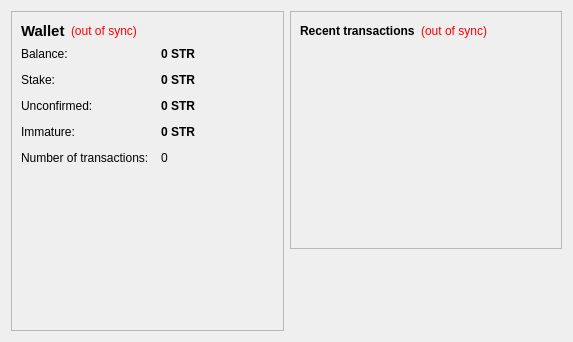
<?xml version="1.0" encoding="UTF-8"?>
<ui version="4.0">
 <class>OverviewPage</class>
 <widget class="QWidget" name="OverviewPage">
  <property name="geometry">
   <rect>
    <x>0</x>
    <y>0</y>
    <width>573</width>
    <height>342</height>
   </rect>
  </property>
  <property name="windowTitle">
   <string>Form</string>
  </property>
  <layout class="QHBoxLayout" name="horizontalLayout" stretch="1,1">
   <item>
    <layout class="QVBoxLayout" name="verticalLayout_2">
     <item>
      <widget class="QFrame" name="frame">
       <property name="frameShape">
        <enum>QFrame::StyledPanel</enum>
       </property>
       <property name="frameShadow">
        <enum>QFrame::Raised</enum>
       </property>
       <layout class="QVBoxLayout" name="verticalLayout_4">
        <item>
         <layout class="QHBoxLayout" name="horizontalLayout_4">
          <item>
           <widget class="QLabel" name="label_5">
            <property name="font">
             <font>
              <pointsize>11</pointsize>
              <weight>75</weight>
              <bold>true</bold>
             </font>
            </property>
            <property name="text">
             <string>Wallet</string>
            </property>
           </widget>
          </item>
          <item>
           <widget class="QLabel" name="labelWalletStatus">
            <property name="toolTip">
             <string>The displayed information may be out of date. Your wallet automatically synchronizes with the SafeSeafood network after a connection is established, but this process has not completed yet.</string>
            </property>
            <property name="styleSheet">
             <string notr="true">QLabel { color: red; }</string>
            </property>
            <property name="text">
             <string notr="true">(out of sync)</string>
            </property>
            <property name="alignment">
             <set>Qt::AlignLeading|Qt::AlignLeft|Qt::AlignVCenter</set>
            </property>
           </widget>
          </item>
          <item>
           <spacer name="horizontalSpacer_2">
            <property name="orientation">
             <enum>Qt::Horizontal</enum>
            </property>
            <property name="sizeHint" stdset="0">
             <size>
              <width>40</width>
              <height>20</height>
             </size>
            </property>
           </spacer>
          </item>
         </layout>
        </item>
        <item>
         <layout class="QFormLayout" name="formLayout_2">
          <property name="fieldGrowthPolicy">
           <enum>QFormLayout::AllNonFixedFieldsGrow</enum>
          </property>
          <property name="horizontalSpacing">
           <number>12</number>
          </property>
          <property name="verticalSpacing">
           <number>12</number>
          </property>
          <item row="0" column="0">
           <widget class="QLabel" name="label">
            <property name="text">
             <string>Balance:</string>
            </property>
           </widget>
          </item>
          <item row="0" column="1">
           <widget class="QLabel" name="labelBalance">
            <property name="font">
             <font>
              <weight>75</weight>
              <bold>true</bold>
             </font>
            </property>
            <property name="cursor">
             <cursorShape>IBeamCursor</cursorShape>
            </property>
            <property name="toolTip">
             <string>Your current balance</string>
            </property>
            <property name="text">
             <string notr="true">0 STR</string>
            </property>
            <property name="textInteractionFlags">
             <set>Qt::LinksAccessibleByMouse|Qt::TextSelectableByKeyboard|Qt::TextSelectableByMouse</set>
            </property>
           </widget>
          </item>
          <item row="1" column="0">
           <widget class="QLabel" name="label_6">
            <property name="text">
             <string>Stake:</string>
            </property>
           </widget>
          </item>
          <item row="1" column="1">
           <widget class="QLabel" name="labelStake">
            <property name="font">
             <font>
              <weight>75</weight>
              <bold>true</bold>
             </font>
            </property>
            <property name="cursor">
             <cursorShape>IBeamCursor</cursorShape>
            </property>
            <property name="toolTip">
             <string>Total of coins that was staked, and do not yet count toward the current balance</string>
            </property>
            <property name="text">
             <string notr="true">0 STR</string>
            </property>
            <property name="textInteractionFlags">
             <set>Qt::LinksAccessibleByMouse|Qt::TextSelectableByKeyboard|Qt::TextSelectableByMouse</set>
            </property>
           </widget>
          </item>
          <item row="2" column="0">
           <widget class="QLabel" name="label_3">
            <property name="text">
             <string>Unconfirmed:</string>
            </property>
           </widget>
          </item>
          <item row="2" column="1">
           <widget class="QLabel" name="labelUnconfirmed">
            <property name="font">
             <font>
              <weight>75</weight>
              <bold>true</bold>
             </font>
            </property>
            <property name="cursor">
             <cursorShape>IBeamCursor</cursorShape>
            </property>
            <property name="toolTip">
             <string>Total of transactions that have yet to be confirmed, and do not yet count toward the current balance</string>
            </property>
            <property name="text">
             <string notr="true">0 STR</string>
            </property>
            <property name="textInteractionFlags">
             <set>Qt::LinksAccessibleByMouse|Qt::TextSelectableByKeyboard|Qt::TextSelectableByMouse</set>
            </property>
           </widget>
          </item>
          <item row="3" column="0">
           <widget class="QLabel" name="labelImmatureText">
            <property name="text">
             <string>Immature:</string>
            </property>
           </widget>
          </item>
          <item row="3" column="1">
           <widget class="QLabel" name="labelImmature">
            <property name="font">
             <font>
              <weight>75</weight>
              <bold>true</bold>
             </font>
            </property>
            <property name="toolTip">
             <string>Mined balance that has not yet matured</string>
            </property>
            <property name="text">
             <string notr="true">0 STR</string>
            </property>
            <property name="textInteractionFlags">
             <set>Qt::LinksAccessibleByMouse|Qt::TextSelectableByKeyboard|Qt::TextSelectableByMouse</set>
            </property>
           </widget>
          </item>
          <item row="4" column="0">
           <widget class="QLabel" name="label_2">
            <property name="text">
             <string>Number of transactions:</string>
            </property>
           </widget>
          </item>
          <item row="4" column="1">
           <widget class="QLabel" name="labelNumTransactions">
            <property name="toolTip">
             <string>Total number of transactions in wallet</string>
            </property>
            <property name="text">
             <string notr="true">0</string>
            </property>
           </widget>
          </item>
         </layout>
        </item>
        <item>
         <spacer name="verticalSpacer">
          <property name="orientation">
           <enum>Qt::Vertical</enum>
          </property>
          <property name="sizeHint" stdset="0">
           <size>
            <width>20</width>
            <height>40</height>
           </size>
          </property>
         </spacer>
        </item>
        <item>
         <widget class="QLabel" name="label_7">
          <property name="text">
           <string/>
          </property>
          <property name="pixmap">
           <pixmap resource="../bitcoin.qrc">:/images/walletbg</pixmap>
          </property>
         </widget>
        </item>
       </layout>
      </widget>
     </item>
    </layout>
   </item>
   <item>
    <layout class="QVBoxLayout" name="verticalLayout_3">
     <item>
      <widget class="QFrame" name="frame_2">
       <property name="frameShape">
        <enum>QFrame::StyledPanel</enum>
       </property>
       <property name="frameShadow">
        <enum>QFrame::Raised</enum>
       </property>
       <layout class="QVBoxLayout" name="verticalLayout">
        <item>
         <layout class="QHBoxLayout" name="horizontalLayout_2">
          <item>
           <widget class="QLabel" name="label_4">
            <property name="text">
             <string>&lt;b&gt;Recent transactions&lt;/b&gt;</string>
            </property>
           </widget>
          </item>
          <item>
           <widget class="QLabel" name="labelTransactionsStatus">
            <property name="toolTip">
             <string>The displayed information may be out of date. Your wallet automatically synchronizes with the SafeSeafood network after a connection is established, but this process has not completed yet.</string>
            </property>
            <property name="styleSheet">
             <string notr="true">QLabel { color: red; }</string>
            </property>
            <property name="text">
             <string notr="true">(out of sync)</string>
            </property>
            <property name="alignment">
             <set>Qt::AlignRight|Qt::AlignTrailing|Qt::AlignVCenter</set>
            </property>
           </widget>
          </item>
          <item>
           <spacer name="horizontalSpacer">
            <property name="orientation">
             <enum>Qt::Horizontal</enum>
            </property>
            <property name="sizeHint" stdset="0">
             <size>
              <width>40</width>
              <height>20</height>
             </size>
            </property>
           </spacer>
          </item>
         </layout>
        </item>
        <item>
         <widget class="QListView" name="listTransactions">
          <property name="styleSheet">
           <string notr="true">QListView { background: transparent; }</string>
          </property>
          <property name="frameShape">
           <enum>QFrame::NoFrame</enum>
          </property>
          <property name="verticalScrollBarPolicy">
           <enum>Qt::ScrollBarAlwaysOff</enum>
          </property>
          <property name="horizontalScrollBarPolicy">
           <enum>Qt::ScrollBarAlwaysOff</enum>
          </property>
          <property name="selectionMode">
           <enum>QAbstractItemView::NoSelection</enum>
          </property>
         </widget>
        </item>
       </layout>
      </widget>
     </item>
     <item>
      <spacer name="verticalSpacer_2">
       <property name="orientation">
        <enum>Qt::Vertical</enum>
       </property>
       <property name="sizeHint" stdset="0">
        <size>
         <width>20</width>
         <height>40</height>
        </size>
       </property>
      </spacer>
     </item>
    </layout>
   </item>
  </layout>
 </widget>
 <resources>
  <include location="../bitcoin.qrc"/>
 </resources>
 <connections/>
</ui>
